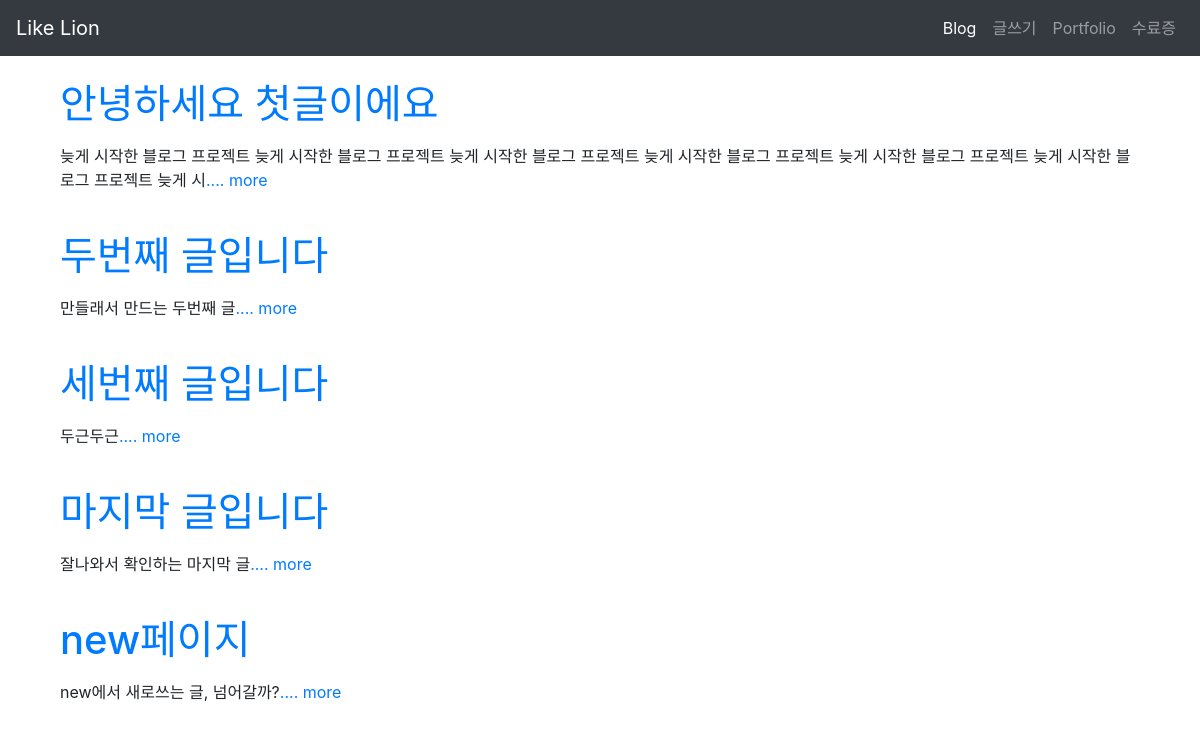
Screenshot of /blog/ with the database file from the repository.
### blog/models.py (models this page shows, shortened)
class Blog(models.Model):
    title = models.CharField(max_length=200)
    pub_date = models.DateTimeField('date published')
    body = models.TextField()
    def summary(self):
        return self.body[:100]

### blog/views.py (the view)
# urls.py: path('',views.blog, name="blog"),
def blog(request):
    blogs = Blog.objects
    return render(request,'blog/blog.html',{'blogs':blogs})

### blog/templates/blog/blog.html (shortened to what this page needs)
{% extends 'base.html' %}
{% block content %}
    {% for blog in blogs.all %}
    <br>
    <div class="container">
        <a href="{% url 'detail' blog.id %}">
            <h1>{{ blog.title }}</h1>
        </a>
        <p>{{ blog.summary }}<a href="{% url 'detail' blog.id %}">.... more</a> </p>
    </div>
    {% endfor %}
{% endblock %}

### secondproject/templates/base.html (shortened to what this page needs)
<!doctype html>
{% load staticfiles %}
<html lang="ko">
  <head>
    <link rel="stylesheet" href="https://maxcdn.bootstrapcdn.com/bootstrap/4.0.0-beta/css/bootstrap.min.css">
  </head>
  <body>
    <nav class="navbar navbar-expand-lg navbar-dark bg-dark">
        <a class="navbar-brand" href="#">Like Lion</a>
        <div class="collapse navbar-collapse" id="navbarNavAltMarkup">
          <div class="navbar-nav ml-auto">
            <a class="nav-item nav-link active" href="{% url 'blog' %}">Blog<span class="sr-only">(current)</span></a>
            <a class="nav-item nav-link" href="{% url 'new' %}">글쓰기</a>
            <a class="nav-item nav-link" href="{% url 'portfolio' %}">Portfolio</a>
            <a class="nav-item nav-link" href="{% static 'certificate.pdf' %}">수료증</a>
          </div>
        </div>
   </nav>
   <div class="container">
    {% block content %}
    {% endblock %}
    </div>
  </body>
</html>

### rows the page displays
Blog: title "안녕하세요 첫글이에요", summary "늦게 시작한 블로그 프로젝트 늦게 시작한 블로그 프로젝트 늦게 시작한 블로그 프로젝트 늦게 시작한 블로그 프로젝트 늦게 시작한 블로그 프로젝트 늦게 시작한 블로그 프로젝트 늦게 시"
Blog: title "두번째 글입니다", summary "만들래서 만드는 두번째 글"
Blog: title "세번째 글입니다", summary "두근두근"
Blog: title "마지막 글입니다", summary "잘나와서 확인하는 마지막 글"
Blog: title "new페이지", summary "new에서 새로쓰는 글, 넘어갈까?"
